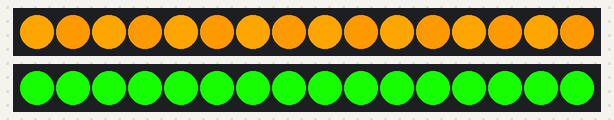
Recording of a program running on a simulated MicroPython board. Parts: 2 × 16 RGB LEDs in strip order, left to right. What the program prints to the serial console is not drawn.

Above: at 0.45 s.
At 1.65 s:
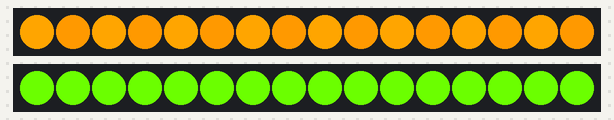

The program:

Led_strip_control.py
```python
from neopixel import Neopixel
from time import sleep

NUM_LEDS = 16
LED_PIN = 28
pixels = Neopixel(NUM_LEDS, 0, LED_PIN, "GRB")
pixels.brightness(255)

orange1 = (255, 165, 0)
orange2 = (255, 153, 0)

for led in range(NUM_LEDS):
    if led % 2 is 0:
        pixels.set_pixel(led, orange1)
    else:
        pixels.set_pixel(led, orange2)
pixels.show()

###########################################################

from neopixel import Neopixel
import time

NUM_LEDS = 16
LED_PIN = 28
pixels = Neopixel(NUM_LEDS, 0, LED_PIN, "RGB")
pixels.brightness(255)

# RED = 255 RED, 0 GREEN, 0 BLUE
# ORANGE = 255 RED, 153(165) GREEN, 0 BLUE

color = [0, 255, 0]
# pixels.fill(color)
# pixels.show()
increment = 0.1 # OR use time.sleep()
minValue = 0
maxValue = 165
while True:
    color[0] += increment

    print(increment)
    if color[0] >= maxValue:
        color[0] = maxValue
        increment = -1 * increment

    if color[0] <= minValue:
        color[0] = minValue
        increment = -1 * increment

    pixels.fill(color)
    print(color)
    pixels.show()
    # time.sleep(0.1)

################################################################

import time
from neopixel import Neopixel

steps = 100
numpix = 16 # number of LEDs in the strip
pixels = Neopixel(numpix, 0, 28, "RGB") # create a NeoPixel object on pin 28

def fade_between(hue_start, hue_end, gradient):
  for i in range(gradient):
    hue = hue_start + (hue_end - hue_start) * i / gradient # interpolate the hue
    color = (hue, 255, 0) # convert hue to RGB color
    print(color)
    pixels.fill(color)
    pixels.show()
    time.sleep(0.1)

while True:
  fade_between(0, 165, steps) # fade from red to orange
  fade_between(165, 0, steps) # fade from orange to red
```
